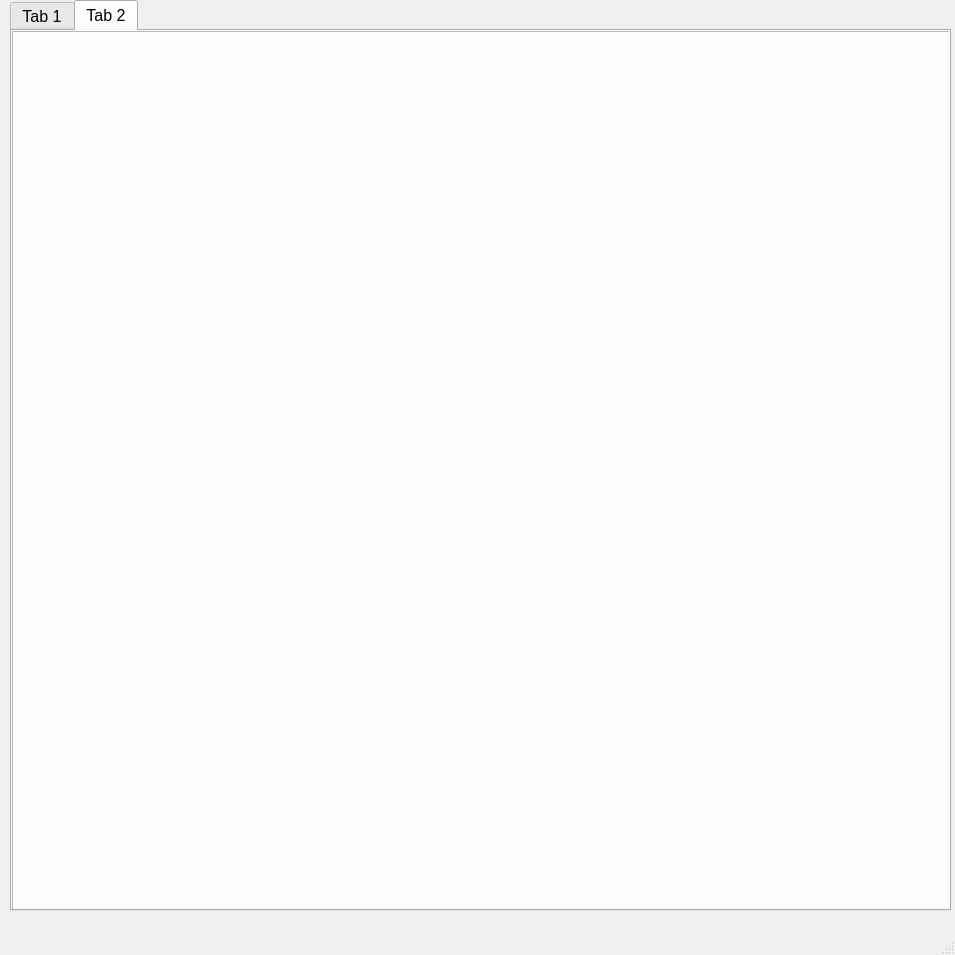
<?xml version="1.0" encoding="UTF-8"?>
<ui version="4.0">
 <class>MainWindow</class>
 <widget class="QMainWindow" name="MainWindow">
  <property name="geometry">
   <rect>
    <x>0</x>
    <y>0</y>
    <width>955</width>
    <height>955</height>
   </rect>
  </property>
  <property name="windowTitle">
   <string>MainWindow</string>
  </property>
  <widget class="QWidget" name="centralWidget">
   <property name="font">
    <font>
     <pointsize>12</pointsize>
    </font>
   </property>
   <widget class="QTabWidget" name="tabWidget">
    <property name="geometry">
     <rect>
      <x>10</x>
      <y>0</y>
      <width>941</width>
      <height>911</height>
     </rect>
    </property>
    <property name="currentIndex">
     <number>1</number>
    </property>
    <widget class="QWidget" name="tab">
     <attribute name="title">
      <string>Tab 1</string>
     </attribute>
     <widget class="Filter_tab" name="frame">
      <property name="geometry">
       <rect>
        <x>0</x>
        <y>0</y>
        <width>941</width>
        <height>881</height>
       </rect>
      </property>
      <property name="frameShape">
       <enum>QFrame::StyledPanel</enum>
      </property>
      <property name="frameShadow">
       <enum>QFrame::Raised</enum>
      </property>
     </widget>
    </widget>
    <widget class="QWidget" name="tab_2">
     <attribute name="title">
      <string>Tab 2</string>
     </attribute>
     <widget class="Analysis_Tab" name="frame_2">
      <property name="geometry">
       <rect>
        <x>0</x>
        <y>0</y>
        <width>941</width>
        <height>881</height>
       </rect>
      </property>
      <property name="frameShape">
       <enum>QFrame::StyledPanel</enum>
      </property>
      <property name="frameShadow">
       <enum>QFrame::Raised</enum>
      </property>
     </widget>
    </widget>
   </widget>
  </widget>
  <widget class="QMenuBar" name="menuBar">
   <property name="geometry">
    <rect>
     <x>0</x>
     <y>0</y>
     <width>955</width>
     <height>27</height>
    </rect>
   </property>
  </widget>
  <widget class="QStatusBar" name="statusBar"/>
 </widget>
 <layoutdefault spacing="6" margin="11"/>
 <customwidgets>
  <customwidget>
   <class>Filter_tab</class>
   <extends>QFrame</extends>
   <header>Gui_Elements/filter_tab.h</header>
   <container>1</container>
  </customwidget>
  <customwidget>
   <class>Analysis_Tab</class>
   <extends>QFrame</extends>
   <header>Gui_Elements/analysis_tab.h</header>
   <container>1</container>
  </customwidget>
 </customwidgets>
 <resources/>
 <connections/>
</ui>
